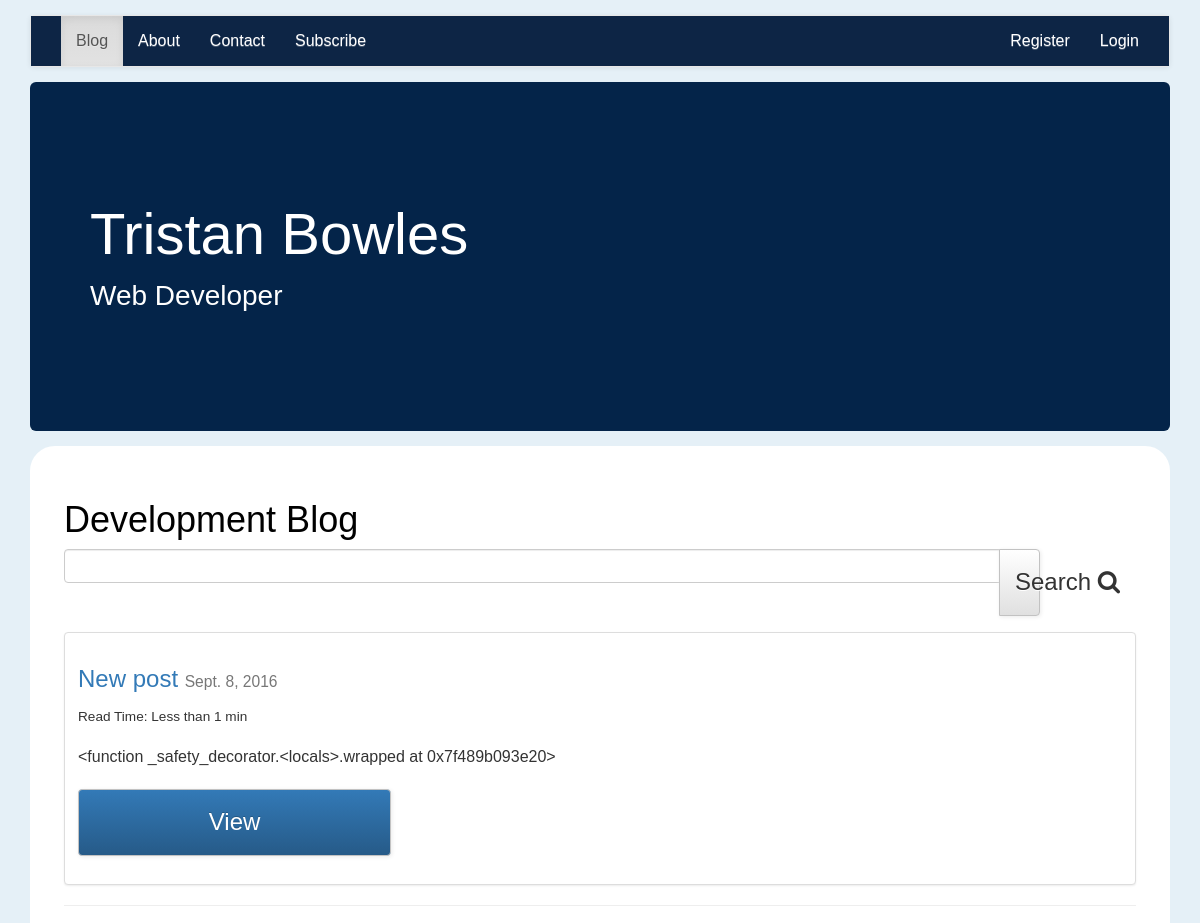
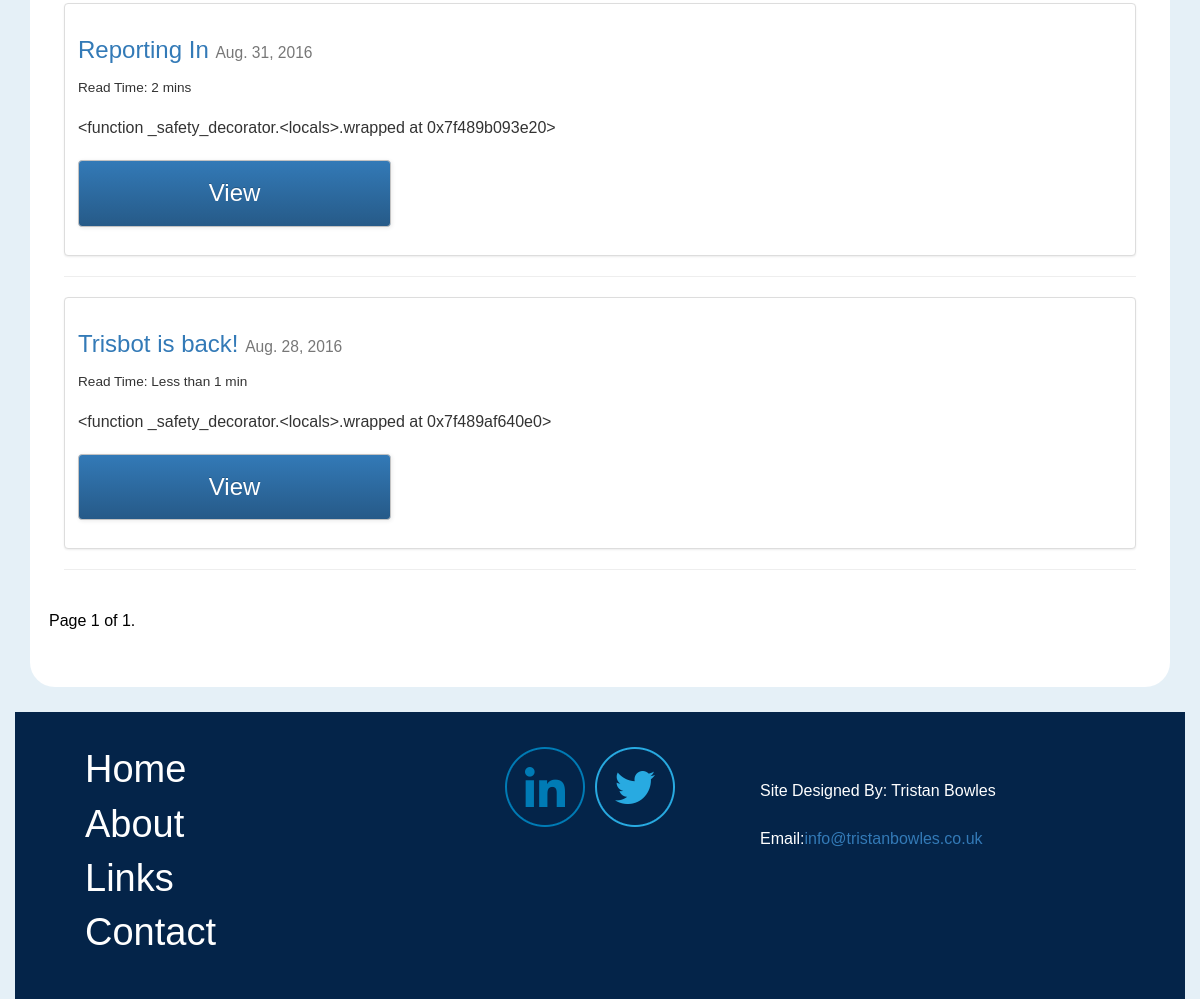
/posts/, run on the app's committed database (2 pictures, top to bottom).
### posts/models.py (models this page shows, shortened)
class Post(models.Model):
    user = models.ForeignKey(settings.AUTH_USER_MODEL, default=1)
    title = models.CharField(max_length=120)
    slug = models.SlugField(unique=True)
    image = models.ImageField(upload_to=upload_location, null=True, blank=True,
            width_field='width_field',
            height_field='height_field' )
    height_field = models.IntegerField(default=0)
    width_field = models.IntegerField(default=0)
    content = models.TextField()
    draft = models.BooleanField(default=False)
    published = models.DateField(auto_now=False, auto_now_add=False)
    read_time = models.IntegerField(default=0) #models.TimeField(null=True, blank=True)#assume mins
    updated = models.DateTimeField(auto_now=True, auto_now_add=False)
    timestamp = models.DateTimeField(auto_now=False, auto_now_add=True)
    objects = PostManager()
    def get_absolute_url(self):
        return reverse("posts:detail", kwargs={"slug": self.slug})
    def get_markdown(self):
        content = self.content
        markdown_text = markdown(content)
        return mark_safe(markdown_text)

### posts/views.py (the view, shortened to what this page needs)
def post_list(request):
    today = timezone.now().date()
    queryset_list = Post.objects.active().order_by("-timestamp") # order_by("-timestamp") #order by most recently created first
    if request.user.is_staff or request.user.is_superuser: #for staff, so they can see drafts
        queryset_list = Post.objects.all().order_by("-timestamp")
    query = request.GET.get("q")
    paginator = Paginator(queryset_list, 10) # Show 25 contacts per page
    page_request_var = "page"
    page = request.GET.get(page_request_var)
    try:
        queryset= paginator.page(page)
    except PageNotAnInteger:
        queryset = paginator.page(1)
    except EmptyPage:
        queryset = paginator.page(paginator.num_pages)
    context = {
        "object_list": queryset,
        "title": "List",
        "page_request_var":page_request_var,
        "today": today,
        "nbar": "blog"
        }
    return render(request, "post_list.html", context)

### posts/models.py (called while the page is built)
    def active(self, *args, **kwargs):
        return super(PostManager, self).filter(draft=False).filter(published__lte=timezone.now())

### templates/post_list.html (shortened to what this page needs)
{% extends "base.html" %}
{% block content %}
  <h1>Development Blog
  </h1>
  <form method='GET' action=''>
    <div class='input-group'>
      <input class='form-control' type='text' name='q' plceholders='Search posts' value='{{ request.GET.q }}'/>
      <span class='input-group-btn'>
      <button class='btn btn-default' type='submit'>Search <i class='fa fa-search'></i></button>
      </span>
    </div>
  </form>
 <div class="row">
    {% for obj in object_list %}
    <div class="col-md-12">
      <div class="thumbnail">
      <div class="caption post-detail-item">
        <h3><a href='{{ obj.get_absolute_url }}'>{{ obj.title }}</a> <small>{{ obj.published }}</small></h3>
        <p><small>Read Time: {% if obj.read_time <= 1 %} Less than 1 min {% else %}{{ obj.read_time }} mins {% endif %}</small></p>
        <p>{{ obj.get_markdown|truncatewords_html:10 }}</p>
        <p><a href="{{ obj.get_absolute_url }}" class="btn btn-primary" role="button">View</a></p>
      </div>
    </div>
  <hr/>
  </div>
{% endfor %}
<div class="pagination">
    <span class="step-links">
        <span class="current">
            Page {{ object_list.number }} of {{ object_list.paginator.num_pages }}.
        </span>
    </span>
</div>
</div>
{% endblock content %}

### static/static_dirs/css/style.css (style rules this page uses)
body { font-family: 'Droid Sans', sans-serif; background-color:#E5F0F7; color:white; font-size: 16px; }
#content p { padding-top: 5px; padding-bottom: 5px; }
input, textarea { padding:10px; width: 70%; box-sizing: border-box; display:block; border: 1px solid #C2C2C2; box-shadow: 1px 1px 4px #EBEBEB; -moz-box-shadow: 1px 1px 4px #EBEBEB; -webkit-box-shadow: 1px 1px 4px #EBEBEB; }
.btn { font-size: 24px; padding: 15px; width: 30%; border: 1px solid #C2C2C2; box-shadow: 1px 1px 4px #EBEBEB; -moz-box-shadow: 1px 1px 4px #EBEBEB; -webkit-box-shadow: 1px 1px 4px #EBEBEB; }

### data on the page
Post: title "New post", published "Sept. 8, 2016", read_time "Less than 1 min", get_markdown "<function _safety_decorator.<locals>.wrapped at 0x7f489b093e20>"
Post: title "Reporting In", published "Aug. 31, 2016", read_time "2", get_markdown "<function _safety_decorator.<locals>.wrapped at 0x7f489b093e20>"
Post: title "Trisbot is back!", published "Aug. 28, 2016", read_time "Less than 1 min", get_markdown "<function _safety_decorator.<locals>.wrapped at 0x7f489af640e0>"

### other printed values
{{ object_list.number }} "1"
{{ object_list.paginator.num_pages }} "1"
